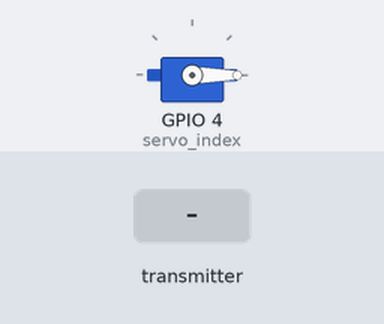
Recording of a sketch running on a simulated ESP8266 (NodeMCU). Shown: servo. The test bench sets the inputs (shaded band).

Above: at 2.2 s.
2.3 s: the transmitter starts sending force_sensed_index = 256
At 3.5 s:
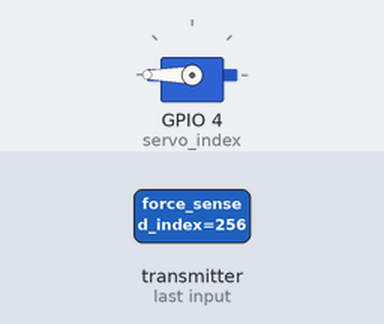
3.8 s: the transmitter starts sending force_sensed_index = 0
At 4.9 s:
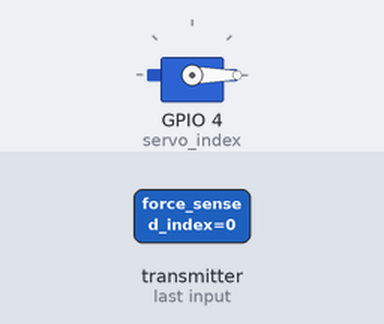
5.3 s: the transmitter starts sending force_sensed_index = 512
At 6.0 s:
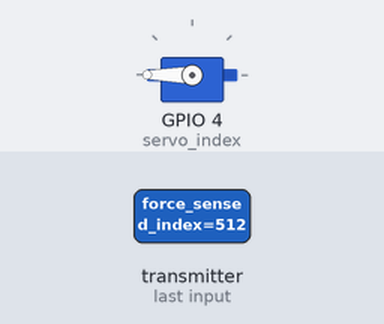
Timing chart, 0 to 8.3 s (numbered marks = the images above; inputs shaded):
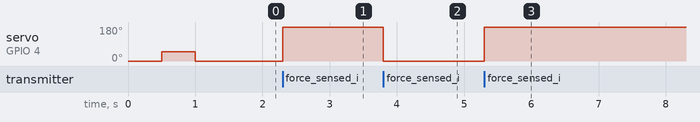

The sketch:

thimble_code.ino
```cpp
#include <Arduino.h>
#include <ESP8266WiFi.h>
#include <espnow.h>
#include <Servo.h>

// Define struct containing force sensed data
typedef struct force_data {
uint16_t force_sensed_index = 0;
} force_data;

// Initialize force_data struct
struct force_data forceData;

// Create servo objects
Servo servo_index;

// Define Master Mac address A0:A3:B3:2B:FE:58
uint8_t macMaster[] = {0x78, 0x21, 0xB4, 0x77, 0xFB, 0x40};

// Initialize other auxiliary variables
int limit = 180;
int offset_index = 0;

// Define the callback function connected to the event of receiving ESP-NOW data
void onDataReceiver(uint8_t * mac, uint8_t *incomingData, uint8_t len) {
memcpy(&forceData, incomingData, sizeof(forceData));
servo_index.write(map(forceData.force_sensed_index, 0, 255, offset_index, limit));
ESP.wdtFeed();
}

void setup() {
// Start serial communication
Serial.begin(115200);

// Attach the servos to their respective pins
servo_index.attach(4);   // pin D5

// Disconnect from WiFi and erase the stored config
WiFi.disconnect();
ESP.eraseConfig();

// Start up sequence
servo_index.write(0);
delay(500);
servo_index.write(50);
delay(500);
servo_index.write(0);

// Set device as a Wi-Fi Station
WiFi.mode(WIFI_STA);

// Init ESP-NOW
if (esp_now_init() != 0) {
    Serial.println("Error initializing ESP-NOW");
    return;
}

// Set the device to act as both a sender and receiver using ESP-NOW
esp_now_set_self_role(ESP_NOW_ROLE_COMBO);

// Add the MAC address of the master device as a peer for ESP-NOW communication
esp_now_add_peer(macMaster, ESP_NOW_ROLE_COMBO, 1, NULL, 0);

// We can register the receiver callback function
esp_now_register_recv_cb(onDataReceiver);
}

void loop() {
// loop does nothing
}
```

Measured:
- after the input at 2.3 s, servo on GPIO 4 (servo_index): 0° → 180° at once
- after the input at 3.8 s, servo on GPIO 4 (servo_index): 180° → 0° at once
- after the input at 5.3 s, servo on GPIO 4 (servo_index): 0° → 180° at once
